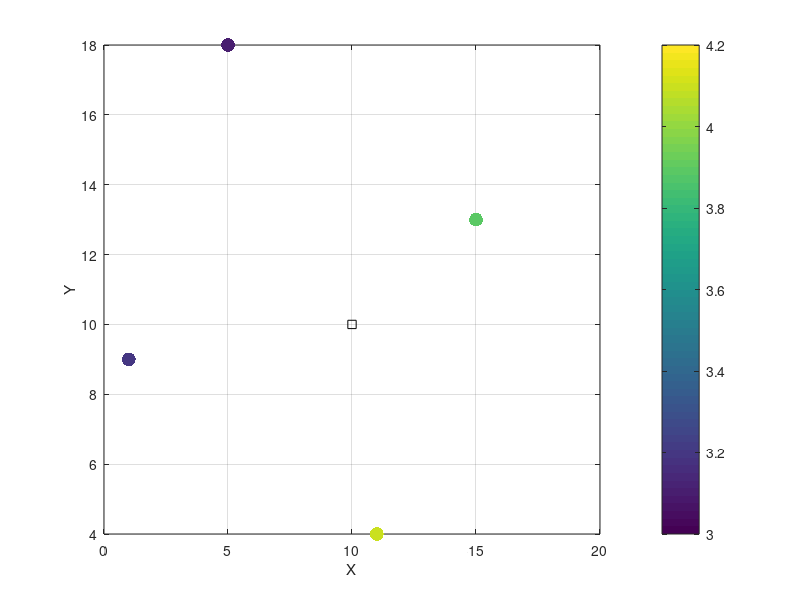

Reproduce this figure in MATLAB. (Note: this script raises an error after producing the figure.)
%% Geostatistics Continuous Driver %%
% In this script we illustrate kriging and sequential simulation with 
% two examples: 
% Example 1: example with 4 density measurements
% Example 2: example with 15 elevation measurements from Yellowstone

addpath(genpath('../SeReM/'))

%% Example 1
% available data (4 measurements)
dcoords = [ 5 18; 15 13; 11 4; 1 9 ];
dvalues = [ 3.1 3.9 4.1 3.2 ]';
% coordinates of the location to be estimated
xcoords = [ 10 10 ];

% parameters random variable
xmean = 3.5;
xvar = 0.1;
l = 9;
type = 'exp';

% plot
figure(1)
scatter(dcoords(:,1), dcoords(:,2), 100, dvalues, 'filled');
hold on
plot(xcoords(:,1), xcoords(:,2), 'ks');
grid on; box on; xlabel('X'); ylabel('Y'); colorbar; caxis([3 4.2]); 

% simple kiging
[xsk, ~] = SimpleKriging(xcoords, dcoords, dvalues, xmean, xvar, l, type);

% ordinary kiging
[xok, ~] = OrdinaryKriging(xcoords, dcoords, dvalues, xvar, l, type);

% Gaussian simulation
krig = 0;
nsim = 100;
gsim = zeros(nsim,1);
for i=1:nsim
    gsim(i) = GaussianSimulation(xcoords, dcoords, dvalues, xmean, xvar, l, type, krig);
end

% plot results
figure(2)
histogram(gsim);
hold on
plot(xsk, 0, '*r')
plot(xok, 0, 'sb')
plot(mean(gsim), 0, 'og')
grid on; box on; xlabel('Property'); ylabel('Frequency'); 
legend('Gauss Sims.', 'Simple Krig.', 'Ord. Krig.', 'mean Gauss Sims.');


%% Example 2 (elevation Yellowstone)
load Data/ElevationData.mat
% available data (15 measurements)
dcoords = [ dx dy ]; % for the set of 100 measurements simply comment line 56
nd = size(dcoords,1);
% grid of coordinates of the location to be estimated
xcoords = [ X(:) Y(:) ];
n = size(xcoords,1);

% parameters random variable
zmean = 2476;
zvar = 8721;
l = 12.5;
type = 'exp';

% plot
figure(3)
scatter(dcoords(:,1), dcoords(:,2), 50, dz, 'filled');
grid on; box on; xlabel('X'); ylabel('Y'); colorbar; caxis([2000 2800]); 

% kriging
xsk = zeros(nd,1);
xok = zeros(nd,1);
for i=1:n
    % simple kiging
    [xsk(i), ~] = SimpleKriging(xcoords(i,:), dcoords, dz, zmean, zvar, l, type);
    % ordinary kiging
    [xok(i), ~] = OrdinaryKriging(xcoords(i,:), dcoords, dz, zvar, l, type);
end
xsk = reshape(xsk,size(X));
xok = reshape(xok,size(X));

% Sequential Gaussian Simulation
krig = 1;
nsim = 3;
sgsim = zeros(size(X,1),size(X,2),nsim);
for i=1:nsim
    sim = SeqGaussianSimulation(xcoords, dcoords, dz, zmean, zvar, l, type, krig);
    sgsim(:,:,i) = reshape(sim,size(X,1),size(X,2));
end

% plot results
figure(4)
subplot(221)
pcolor(unique(X),unique(Y),xsk);
xlabel('X'); ylabel('Y'); shading interp; set(gca, 'YDir', 'reverse')
colorbar; caxis([2000 2800]); hbc=colorbar; title(hbc, 'Elevation');
title('Simple Kriging');
subplot(222)
imagesc(unique(X),unique(Y),xok);
xlabel('X'); ylabel('Y'); shading interp; set(gca, 'YDir', 'reverse')
colorbar; caxis([2000 2800]); hbc=colorbar; title(hbc, 'Elevation');
title('Ordinary Kriging');
subplot(223)
imagesc(unique(X),unique(Y),sgsim(:,:,1));
xlabel('X'); ylabel('Y'); shading interp; set(gca, 'YDir', 'reverse')
colorbar; caxis([2000 2800]); hbc=colorbar; title(hbc, 'Elevation');
title('SGS Realization 1');
subplot(224)
imagesc(unique(X),unique(Y),sgsim(:,:,2));
xlabel('X'); ylabel('Y'); shading interp; set(gca, 'YDir', 'reverse')
colorbar; caxis([2000 2800]); hbc=colorbar; title(hbc, 'Elevation');
title('SGS Realization 2');


%% Example 3 (elevation Yellowstone) using grid Kriging_options function
% Kriging_options is being implemented to account for additional options
% such as max number of conditioning points, searching neighborhood and type
% of kriging, including the parfor loop over all the points 

% resampling random positions to test  max number of conditioning points
n_dcoords = 200;
sampling_indices = randperm(numel(X(:)), n_dcoords );
dcoords = [ X(sampling_indices)' Y(sampling_indices)' ];
dz = Z(sampling_indices)';
xcoords = [ X(:) Y(:) ];
n = size(xcoords,1);
nd = size(dcoords,1);

% parameters random variable
zmean = 2476;
zvar = 8721;
l = 12.5;
type = 'exp';

% plot
figure(5)
subplot(131)
scatter(dcoords(:,1), dcoords(:,2), 50, dz, 'filled');
grid on; box on; xlabel('X'); ylabel('Y'); colorbar; caxis([2000 2800]); 
set(gca, 'YDir', 'reverse')
axis([min(dcoords(:,1)) max(dcoords(:,1)) min(dcoords(:,2)) max(dcoords(:,2)) ])

[xok_grid, v_grid] = Kriging_options(xcoords, dcoords, dz, zvar, l, type);

xok_grid = reshape(xok_grid, size(X));
v_grid = reshape(v_grid, size(X));
v_grid(v_grid<0) = 0;

subplot(132)
pcolor(unique(X),unique(Y),xok_grid);
xlabel('X'); ylabel('Y'); shading interp; set(gca, 'YDir', 'reverse')
colorbar; caxis([2000 2800]); hbc=colorbar; title(hbc, 'Elevation');
title('Result of Kriging-options')

subplot(133)
pcolor(unique(X),unique(Y),v_grid);
xlabel('X'); ylabel('Y'); shading interp; set(gca, 'YDir', 'reverse')
colorbar;  hbc=colorbar; title(hbc, 'Elevation');
title('Result of Kriging-options')


%% Example 4 FFT-Moving average simulation example
%% Important: the simulations performed by the FFT_MA_3D function are periodic due to the periodic assumption of FFT.
% The usual way to overcome this fact is to generate a simulation larger than your model grid and then crop it.

I = 2 * size(X,1);
J = 2 * size(X,2);

noise = randn(I,J);

[correlation_function] = construct_correlation_function(l, l, noise, type, 0);
[ simulation ] = FFT_MA_3D( correlation_function, noise );

% croping the simulation to avoid periodicity
simulation = simulation(1:I/2,1:J/2);

% Based on PFS, apply kriging mean and variance for conditional simulations
simulation = xok_grid + sqrt(v_grid) .* simulation;


% plot
figure(6)
pcolor(unique(X),unique(Y),simulation);
xlabel('X'); ylabel('Y'); shading interp; set(gca, 'YDir', 'reverse')
colorbar; caxis([2000 2800]); hbc=colorbar; title(hbc, 'Elevation');




%% Example 5 DMS - Direct Multivariate Simulation example

load('Data/HardData_ReferenceModel_size100_range20.mat');

% Use 2D reference simulations as reference variables:
I = size(reference_models,2);
J = size(reference_models,3);
reference_variables = [reshape(reference_models(1,:,:),I*J,1) reshape(reference_models(2,:,:),I*J,1) reshape(reference_models(3,:,:),I*J,1) reshape(reference_models(4,:,:),I*J,1) reshape(reference_models(5,:,:),I*J,1) reshape(reference_models(6,:,:),I*J,1) ] ;

% DKE: OPTIONAL
[reference_variables] = extend_dateset_KDE(reference_variables,2,0.05);

% Run DMS 
grid_size = 0.05; 
range = 20;
n_simulations = 1;

% Number of conditional points
n_cond_points = 100;
cond_value_ = cond_value(1:n_cond_points ,:);
cond_pos_ = cond_pos(1:n_cond_points ,:);

% condicional DMS
[simulations_all_dms] = DMS(I,J, range, type, grid_size, reference_variables, cond_pos_, cond_value_, n_simulations);
simulation_dms = simulations_all_dms{1};


% plot
% simulations
generate_2D(reference_models,cond_pos_)
subplot(2,3,1)
caxis([-3 3])
subplot(2,3,2)
caxis([-15 2])
subplot(2,3,3)
caxis([-10 12])
subplot(2,3,4)
caxis([-3 3])
subplot(2,3,5)
caxis([-5 5])
subplot(2,3,5)
caxis([-13 10])

generate_2D(simulation_dms,cond_pos_)
subplot(2,3,1)
caxis([-3 3])
subplot(2,3,2)
caxis([-15 2])
subplot(2,3,3)
caxis([-10 12])
subplot(2,3,4)
caxis([-3 3])
subplot(2,3,5)
caxis([-5 5])
subplot(2,3,5)
caxis([-13 10])

% Histograms
generate_histograms(reshape(reference_models,6,I*J)')
generate_histograms(reshape(simulation_dms,6,I*J)')
















